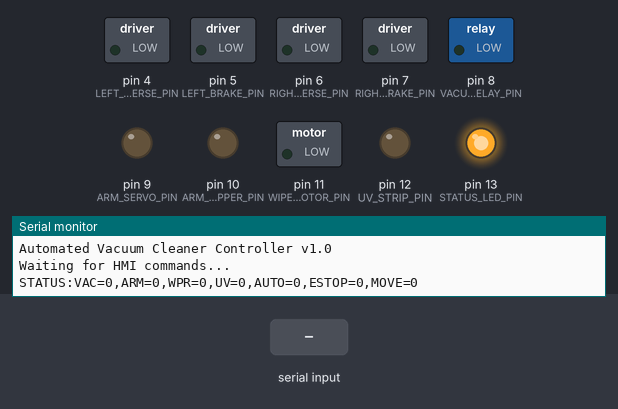
The sketch below on a simulated Arduino Uno, built with avr-gcc and run on an emulated ATmega328P. On the bench: switched loads named in the sketch (green lamp = pin HIGH), output pins drawn as LEDs (lit = HIGH), the last lines printed to the serial monitor. Dashed ring = blinking. The inputs (shaded band) are chosen by the test bench.

Above: at 1.8 s.
1.9 s: "ESTOP\n" received over Serial
At 4.8 s:
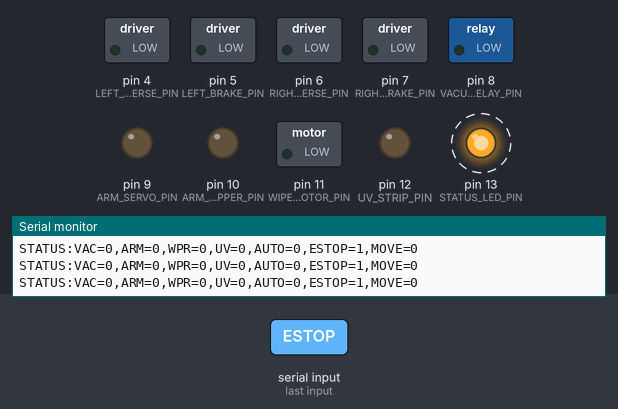
4.9 s: "RESET\n" received over Serial
At 6.0 s:
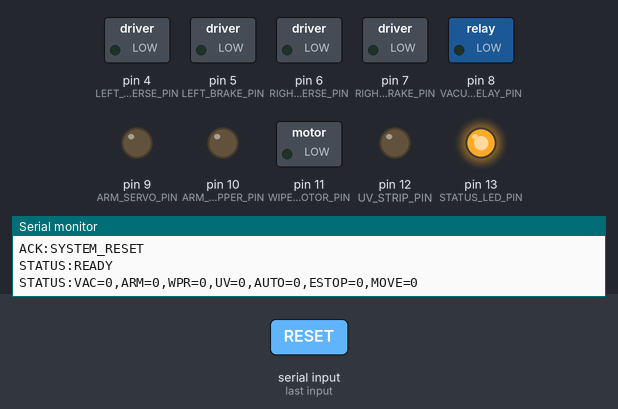
6.4 s: "VACUUM:ON\n" received over Serial
At 7.1 s:
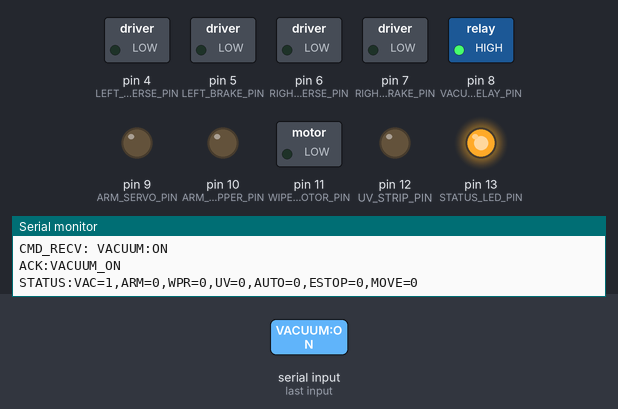
7.9 s: "ARM:ON\n" received over Serial
At 8.2 s:
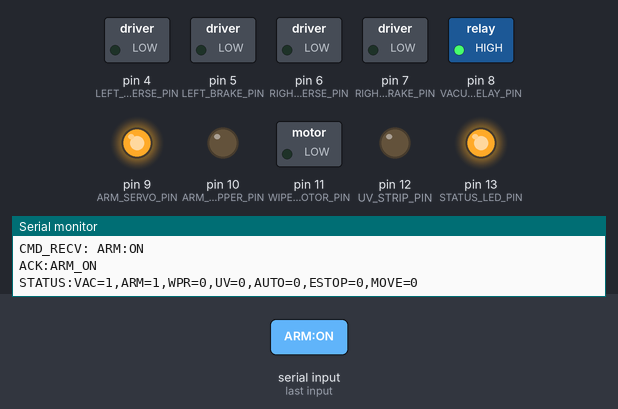
9.4 s: "VACUUM:OFF\n" received over Serial
At 10.5 s:
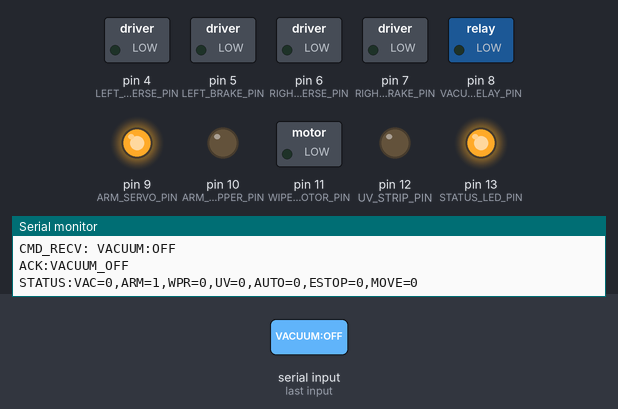
10.9 s: "WIPER:ON\n" received over Serial
At 11.7 s:
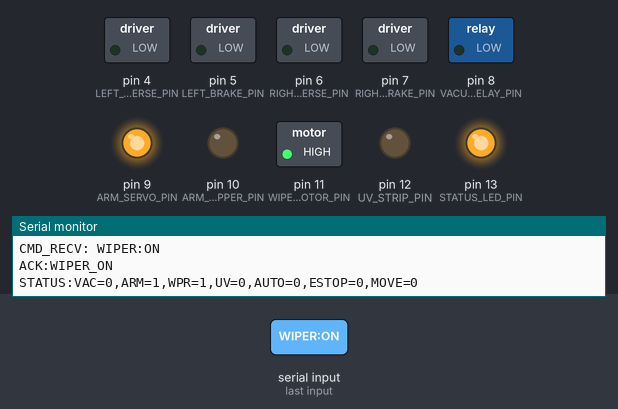
Timing chart, 0 to 13.4 s (numbered marks = the images above; inputs shaded):
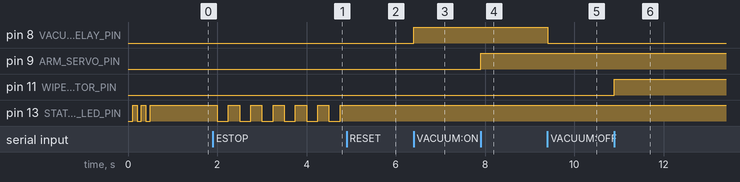

Measured:
- after the input at 1.9 s, pin 13 (STATUS_LED_PIN): alternates HIGH for 0.25 s and LOW for 0.25 s, starting after 0.10 s
- after the input at 4.9 s, pin 13 (STATUS_LED_PIN): stops changing and stays HIGH
- after the input at 6.4 s, pin 8 (VACUUM_RELAY_PIN): LOW → HIGH at once
- after the input at 7.9 s, pin 9 (ARM_SERVO_PIN): LOW → HIGH at once
- after the input at 9.4 s, pin 8 (VACUUM_RELAY_PIN): HIGH → LOW at once
- after the input at 10.9 s, pin 11 (WIPER_MOTOR_PIN): LOW → HIGH at once

The sketch:

swacch.ino
```cpp
/*
 * Communication: 115200 baud, newline-terminated commands
 */

// ============== PIN DEFINITIONS ==============

// Motor Control (YL12 BLDC Controllers)
const int LEFT_REVERSE_PIN = 4;
const int LEFT_BRAKE_PIN   = 5;
const int RIGHT_REVERSE_PIN = 6;
const int RIGHT_BRAKE_PIN   = 7;

// Vacuum System
const int VACUUM_RELAY_PIN = 8;

// Robotic Arm (Servo or Relay)
const int ARM_SERVO_PIN = 9;
const int ARM_GRIPPER_PIN = 10;

// Wiper System
const int WIPER_MOTOR_PIN = 11;

// UV Sanitization Strip
const int UV_STRIP_PIN = 12;

// Emergency LED indicator
const int STATUS_LED_PIN = 13;

// ============== SYSTEM STATE ==============

struct SystemState {
  bool vacuum_active;
  bool arm_active;
  bool wiper_active;
  bool uv_active;
  bool autonomous_mode;
  bool emergency_stop;
  bool moving;
} state;

// Command buffer
String commandBuffer = "";
const int BUFFER_SIZE = 64;

// Timing for non-blocking operations
unsigned long lastStatusUpdate = 0;
const unsigned long STATUS_INTERVAL = 1000;

// ============== SETUP ==============

void setup() {
  // Initialize motor control pins
  pinMode(LEFT_REVERSE_PIN, OUTPUT);
  pinMode(LEFT_BRAKE_PIN, OUTPUT);
  pinMode(RIGHT_REVERSE_PIN, OUTPUT);
  pinMode(RIGHT_BRAKE_PIN, OUTPUT);

  // Initialize component control pins
  pinMode(VACUUM_RELAY_PIN, OUTPUT);
  pinMode(ARM_SERVO_PIN, OUTPUT);
  pinMode(ARM_GRIPPER_PIN, OUTPUT);
  pinMode(WIPER_MOTOR_PIN, OUTPUT);
  pinMode(UV_STRIP_PIN, OUTPUT);
  pinMode(STATUS_LED_PIN, OUTPUT);

  // Set all to safe initial state
  stopAllMotors();
  digitalWrite(VACUUM_RELAY_PIN, LOW);
  digitalWrite(ARM_SERVO_PIN, LOW);
  digitalWrite(ARM_GRIPPER_PIN, LOW);
  digitalWrite(WIPER_MOTOR_PIN, LOW);
  digitalWrite(UV_STRIP_PIN, LOW);
  digitalWrite(STATUS_LED_PIN, HIGH);

  // Initialize state
  state.vacuum_active = false;
  state.arm_active = false;
  state.wiper_active = false;
  state.uv_active = false;
  state.autonomous_mode = false;
  state.emergency_stop = false;
  state.moving = false;

  // Start serial communication at 115200 baud
  Serial.begin(115200);
  Serial.println("SWACCH:READY");
  Serial.println("Automated Vacuum Cleaner Controller v1.0");
  Serial.println("Waiting for HMI commands...");

  // Blink LED to indicate ready
  for (int i = 0; i < 3; i++) {
    digitalWrite(STATUS_LED_PIN, LOW);
    delay(100);
    digitalWrite(STATUS_LED_PIN, HIGH);
    delay(100);
  }
}

// ============== MAIN LOOP ==============

void loop() {
  // Process incoming serial commands
  while (Serial.available() > 0) {
    char inChar = Serial.read();

    if (inChar == '\n' || inChar == '\r') {
      if (commandBuffer.length() > 0) {
        processCommand(commandBuffer);
        commandBuffer = "";
      }
    } else if (commandBuffer.length() < BUFFER_SIZE) {
      commandBuffer += inChar;
    }
  }

  // Periodic status updates
  if (millis() - lastStatusUpdate > STATUS_INTERVAL) {
    sendStatusUpdate();
    lastStatusUpdate = millis();
  }

  // Emergency stop LED blink
  if (state.emergency_stop) {
    digitalWrite(STATUS_LED_PIN, (millis() / 250) % 2);
  } else {
    digitalWrite(STATUS_LED_PIN, HIGH);
  }
}

// ============== COMMAND PROCESSING ==============

void processCommand(String cmd) {
  cmd.trim();
  cmd.toUpperCase();

  Serial.print("CMD_RECV: ");
  Serial.println(cmd);

  // Emergency stop - highest priority
  if (cmd == "ESTOP") {
    emergencyStop();
    return;
  }

  // Reset from emergency stop
  if (cmd == "RESET") {
    resetSystem();
    return;
  }

  // Don't process other commands
  if (state.emergency_stop) {
    Serial.println("ERR:EMERGENCY_STOP_ACTIVE");
    return;
  }

  // Vacuum control
  if (cmd == "VACUUM:ON") {
    activateVacuum(true);
  } else if (cmd == "VACUUM:OFF") {
    activateVacuum(false);
  }

  // Arm control
  else if (cmd == "ARM:ON") {
    activateArm(true);
  } else if (cmd == "ARM:OFF") {
    activateArm(false);
  }

  // Wiper control
  else if (cmd == "WIPER:ON") {
    activateWiper(true);
  } else if (cmd == "WIPER:OFF") {
    activateWiper(false);
  }

  // UV control
  else if (cmd == "UV:ON") {
    activateUV(true);
  } else if (cmd == "UV:OFF") {
    activateUV(false);
  }

  // Autonomous mode
  else if (cmd == "AUTO:ON") {
    state.autonomous_mode = true;
    Serial.println("ACK:AUTO_MODE_ON");
  } else if (cmd == "AUTO:OFF") {
    state.autonomous_mode = false;
    stopAllMotors();
    Serial.println("ACK:AUTO_MODE_OFF");
  }

  // AI detection (placeholder)
  else if (cmd == "AI:ON") {
    Serial.println("ACK:AI_DETECTION_ON");
  } else if (cmd == "AI:OFF") {
    Serial.println("ACK:AI_DETECTION_OFF");
  }

  // Movement controls (manual mode)
  else if (cmd == "MOVE:FORWARD") {
    if (!state.autonomous_mode) moveForward();
  } else if (cmd == "MOVE:BACKWARD") {
    if (!state.autonomous_mode) moveBackward();
  } else if (cmd == "MOVE:LEFT") {
    if (!state.autonomous_mode) turnLeft();
  } else if (cmd == "MOVE:RIGHT") {
    if (!state.autonomous_mode) turnRight();
  } else if (cmd == "MOVE:STOP") {
    if (!state.autonomous_mode) stopAllMotors();
  }

  // Unknown command
  else {
    Serial.print("ERR:UNKNOWN_CMD:");
    Serial.println(cmd);
  }
}

// ============== COMPONENT CONTROL ==============

void activateVacuum(bool active) {
  state.vacuum_active = active;
  digitalWrite(VACUUM_RELAY_PIN, active ? HIGH : LOW);
  Serial.print("ACK:VACUUM_");
  Serial.println(active ? "ON" : "OFF");
}

void activateArm(bool active) {
  state.arm_active = active;
  // Might want to use Servo library
  digitalWrite(ARM_SERVO_PIN, active ? HIGH : LOW);
  Serial.print("ACK:ARM_");
  Serial.println(active ? "ON" : "OFF");
}

void activateWiper(bool active) {
  state.wiper_active = active;
  digitalWrite(WIPER_MOTOR_PIN, active ? HIGH : LOW);
  Serial.print("ACK:WIPER_");
  Serial.println(active ? "ON" : "OFF");
}

void activateUV(bool active) {
  state.uv_active = active;
  digitalWrite(UV_STRIP_PIN, active ? HIGH : LOW);
  Serial.print("ACK:UV_");
  Serial.println(active ? "ON" : "OFF");
}

// ============== MOTOR CONTROL ==============

void moveForward() {
  digitalWrite(LEFT_BRAKE_PIN, HIGH);
  digitalWrite(RIGHT_BRAKE_PIN, HIGH);
  digitalWrite(LEFT_REVERSE_PIN, LOW);
  digitalWrite(RIGHT_REVERSE_PIN, LOW);
  state.moving = true;
  Serial.println("ACK:MOVE_FORWARD");
}

void moveBackward() {
  digitalWrite(LEFT_BRAKE_PIN, HIGH);
  digitalWrite(RIGHT_BRAKE_PIN, HIGH);
  digitalWrite(LEFT_REVERSE_PIN, HIGH);
  digitalWrite(RIGHT_REVERSE_PIN, HIGH);
  state.moving = true;
  Serial.println("ACK:MOVE_BACKWARD");
}

void turnLeft() {
  // Stop left motor, run right motor
  digitalWrite(LEFT_BRAKE_PIN, LOW);
  digitalWrite(RIGHT_BRAKE_PIN, HIGH);
  digitalWrite(RIGHT_REVERSE_PIN, LOW);
  state.moving = true;
  Serial.println("ACK:TURN_LEFT");
}

void turnRight() {
  // Stop right motor, run left motor
  digitalWrite(RIGHT_BRAKE_PIN, LOW);
  digitalWrite(LEFT_BRAKE_PIN, HIGH);
  digitalWrite(LEFT_REVERSE_PIN, LOW);
  state.moving = true;
  Serial.println("ACK:TURN_RIGHT");
}

void stopAllMotors() {
  digitalWrite(LEFT_BRAKE_PIN, LOW);
  digitalWrite(RIGHT_BRAKE_PIN, LOW);
  state.moving = false;
  Serial.println("ACK:MOTORS_STOPPED");
}

// ============== SAFETY FUNCTIONS ==============

void emergencyStop() {
  state.emergency_stop = true;

  // Stop all motors
  stopAllMotors();

  // Deactivate all systems
  activateVacuum(false);
  activateArm(false);
  activateWiper(false);
  activateUV(false);

  state.autonomous_mode = false;

  Serial.println("ACK:EMERGENCY_STOP");
  Serial.println("WARN:ALL_SYSTEMS_HALTED");
}

void resetSystem() {
  state.emergency_stop = false;
  Serial.println("ACK:SYSTEM_RESET");
  Serial.println("STATUS:READY");
}

// ============== STATUS REPORTING ==============

void sendStatusUpdate() {
  // Send periodic status to HMI (optional, for monitoring)
  // Format: STATUS:field1=value1,field2=value2,...
  Serial.print("STATUS:");
  Serial.print("VAC=");
  Serial.print(state.vacuum_active ? "1" : "0");
  Serial.print(",ARM=");
  Serial.print(state.arm_active ? "1" : "0");
  Serial.print(",WPR=");
  Serial.print(state.wiper_active ? "1" : "0");
  Serial.print(",UV=");
  Serial.print(state.uv_active ? "1" : "0");
  Serial.print(",AUTO=");
  Serial.print(state.autonomous_mode ? "1" : "0");
  Serial.print(",ESTOP=");
  Serial.print(state.emergency_stop ? "1" : "0");
  Serial.print(",MOVE=");
  Serial.println(state.moving ? "1" : "0");
}
```
